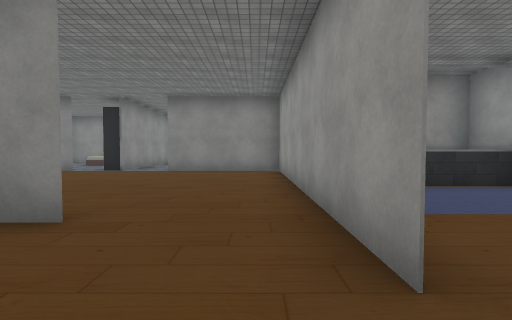
[1] (above)

24 first-person views from a walk through a 3-D level made in the Unity game engine. The camera is 1.3 m above the floor, tilts 2° down and sees 85° across. The floor is counted in squares, 2 m on a side. Each view is taken from the middle of a square. On the plan, view 1 faces up. The plan holds only what a view shows up to about 9 squares ahead; the rest is blank. The place goes on beyond the plan. Door leaves are left out, so doorways stand open. Some surface patterns are stand-ins.

[2]
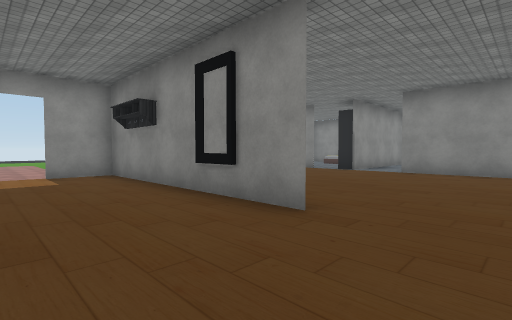

[3]
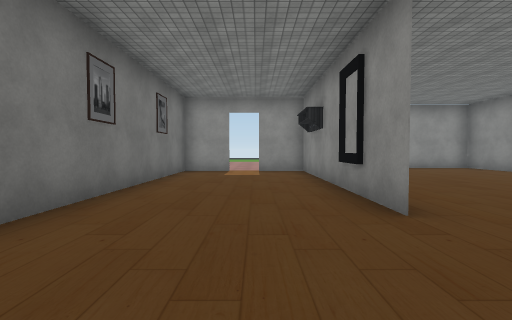

[4]
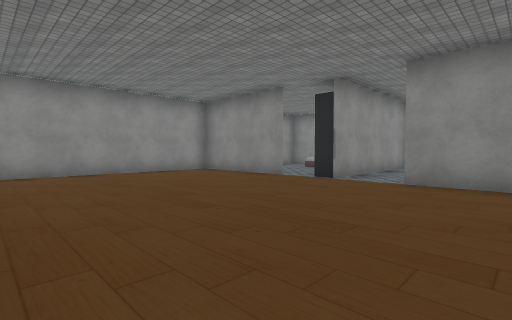

[5]
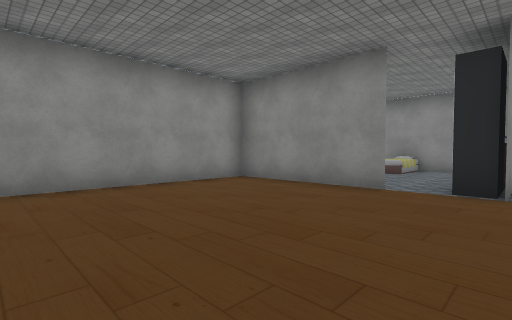

[6]
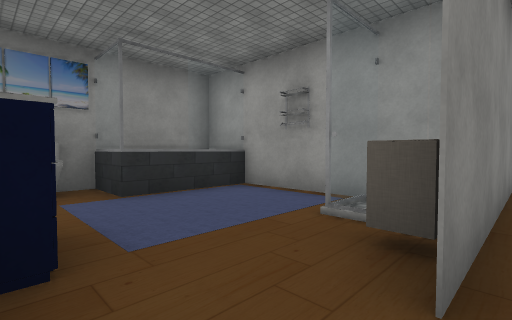

[7]
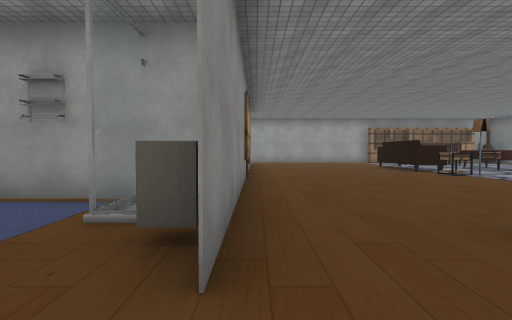

[8]
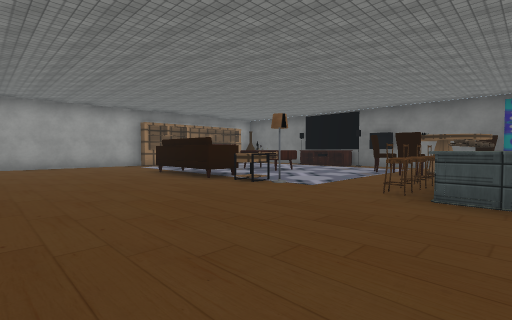

[9]
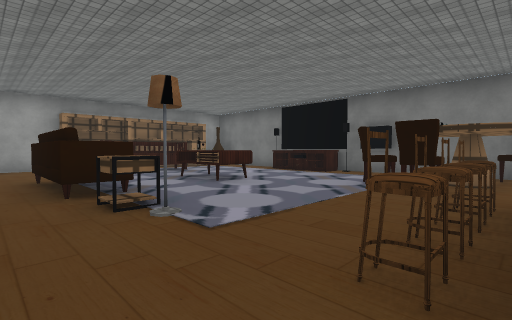

[10]
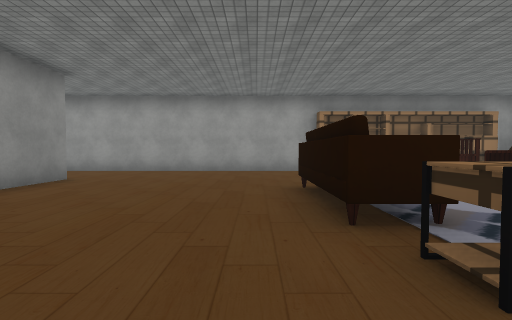

[11]
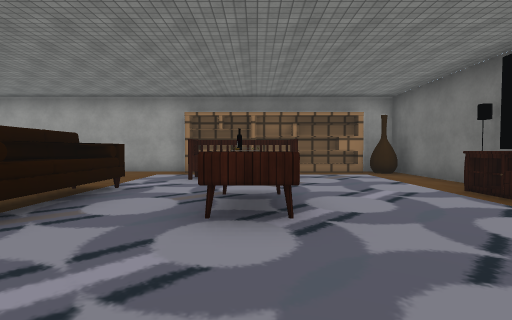

[12]
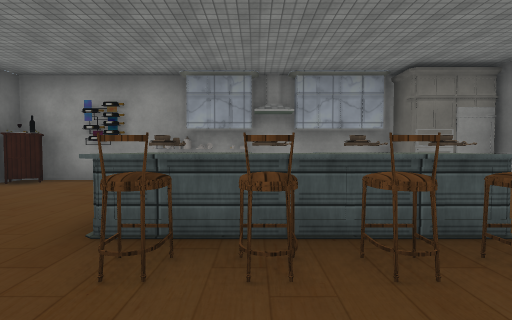

[13]
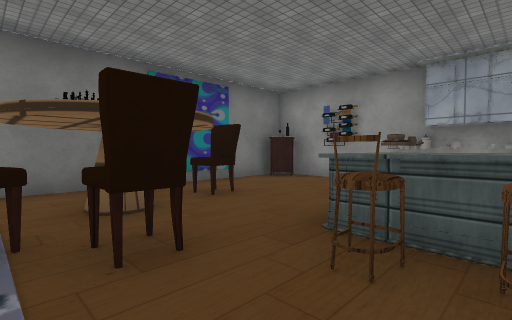

[14]
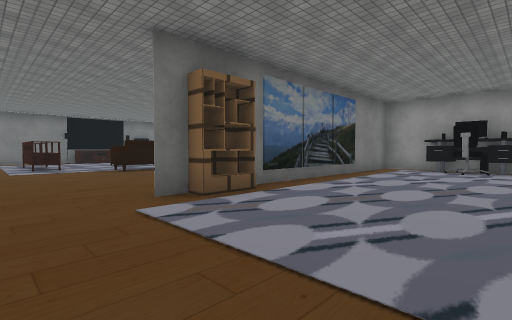

[15]
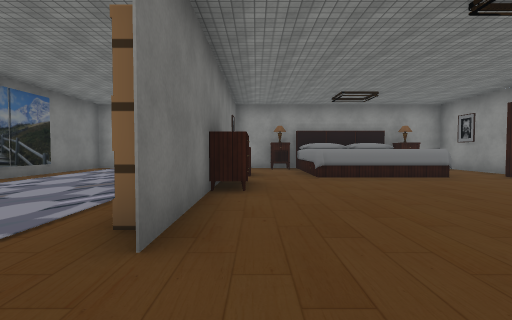

[16]
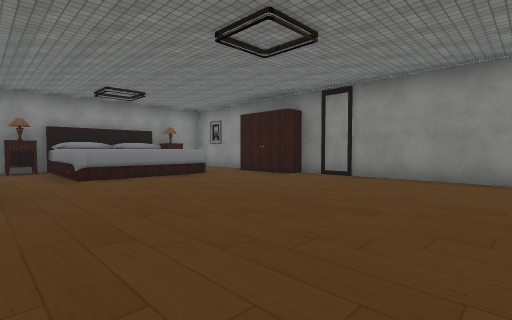

[17]
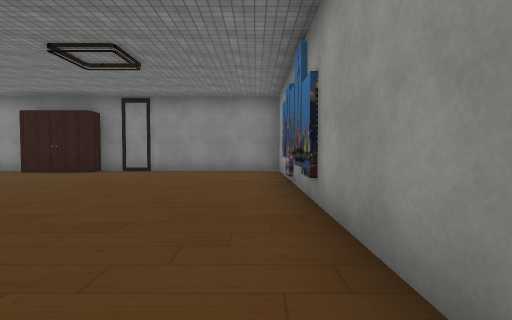

[18]
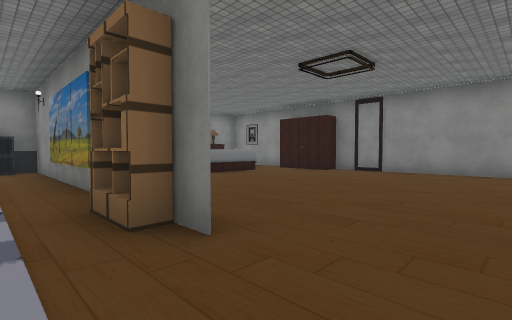

[19]
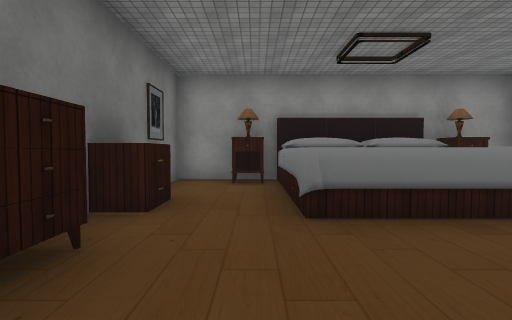

[20]
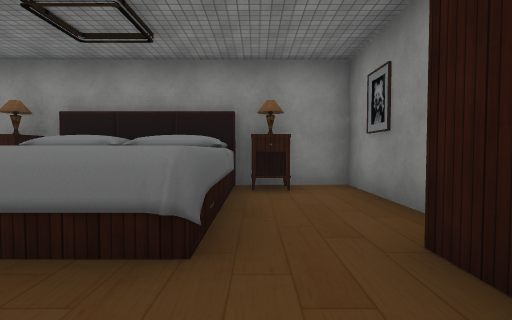

[21]
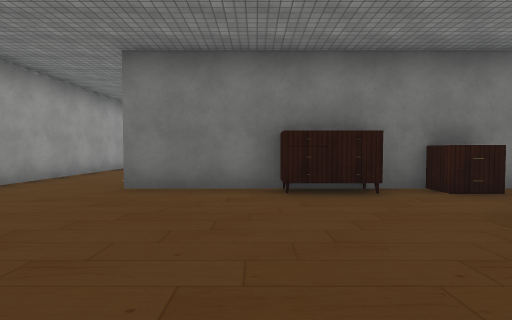

[22]
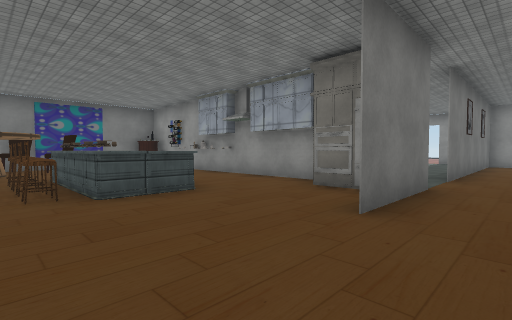

[23]
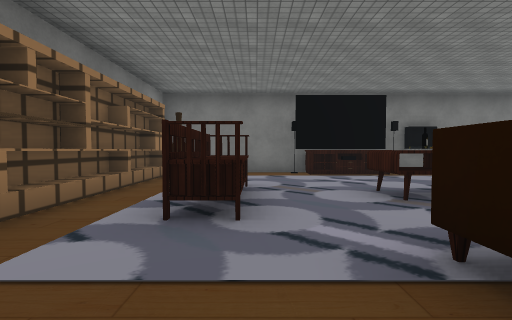

[24]
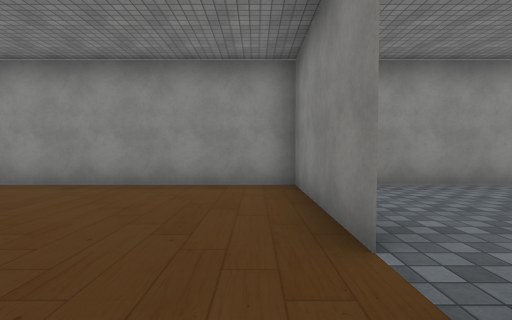

### Floor plan
Key: @ floor where view 1 was taken; # wall or solid block; x gap in a wall; . floor; D open door; = window, fence, low wall or low ledge; ^ raised ledge; C closet; M mirror; B bed; L lamp; T table; S sofa; H chair; A vase; R dresser; O other object.
Columns run from 10 left of view 1 to 16 right of it. Each row starts with its distance up from view 1.
 14    ##          ######M#####
 13  # B  #        #...CC.....#
 12  #.B. #        O..........#
 11  #...O#        OOOO.......#
 10  #...C#.       OO O.......#
  9  ###xC#.## #   OOOO.......#
  8  #.........#   O..........#
  7  #.........#  #...T.RR....#
  6  #......... O#########O#..#
  5  #.........#.D#O..........#
  4  #.........#...#O.........#
  3  ########..O...O..........#
  2   #....M...#.O=#..........#
  1 ..D............#######O#..#
  0 ..D.......@...............#
 -1   ########..##............#
 -2       .... #O.............#
 -3            #......L.......#
 -4            #..^H..T.SSS...#
 -5            #..^H..........#
 -6            #..^H........O.#
 -7            #  ^H....TO..O.#
 -8            # ...HH......O.#
 -9            #....TH........#
-10            #..H...........#
-11            O###H####TT###A#

Positions as (right, up) in squares from view 1, and headings:
1: (0, 0), facing up
2: (0, 0), facing up-left
3: (1, 1), facing left
4: (-1, 3), facing up-left
5: (-4, 4), facing up-left
6: (1, 1), facing up-right
7: (1, 1), facing right
8: (4, 0), facing down-right
9: (5, -3), facing down-right
10: (7, -3), facing right
11: (7, -7), facing right
12: (7, -6), facing left
13: (7, -6), facing down-left
14: (15, 5), facing down-left
15: (15, 7), facing left
16: (15, 7), facing up-left
17: (15, 5), facing up
18: (15, 5), facing up-left
19: (11, 8), facing left
20: (10, 12), facing left
21: (11, 11), facing down
22: (6, 0), facing down-left
23: (13, -3), facing down
24: (-4, 8), facing left
